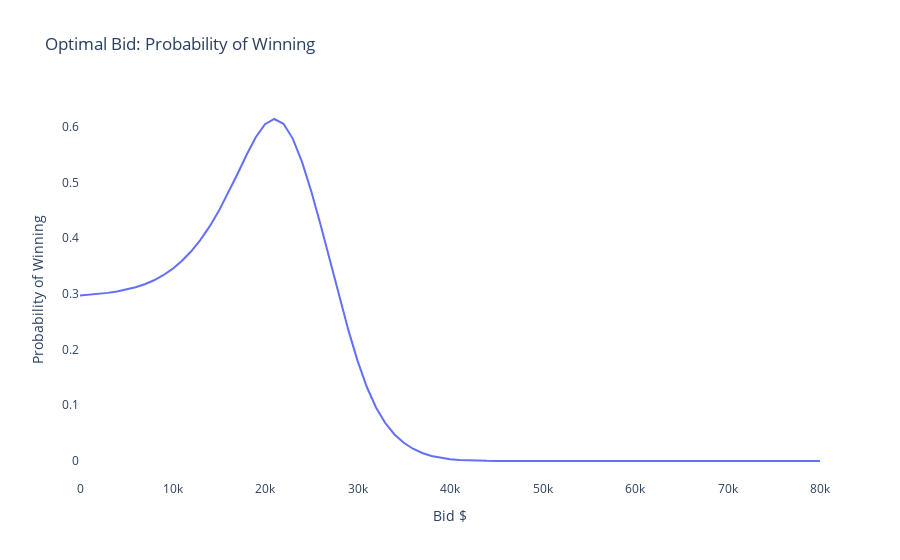

The cell this chart's notebook holds for it:
### Code cell
fig = go.Figure()

fig.add_trace(
    go.Line(
        x=bids,
        y=probs
    )
)

fig.update_layout(
    xaxis_title='Bid $',
    yaxis_title='Probability of Winning',
    plot_bgcolor='rgba(0,0,0,0)',
    title='Optimal Bid: Probability of Winning'
)

fig.show()
